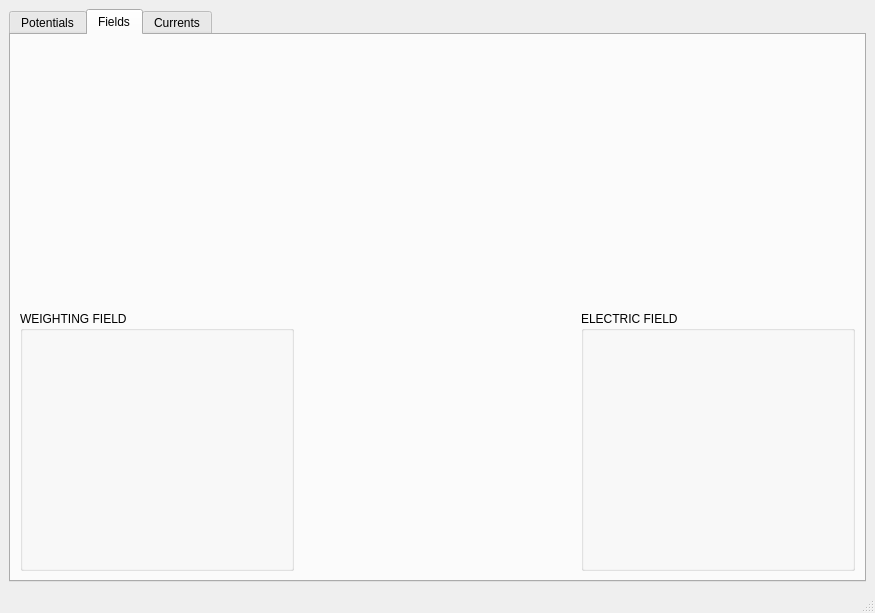
<?xml version="1.0" encoding="UTF-8"?>
<ui version="4.0">
 <class>MainWindow</class>
 <widget class="QMainWindow" name="MainWindow">
  <property name="geometry">
   <rect>
    <x>0</x>
    <y>0</y>
    <width>875</width>
    <height>613</height>
   </rect>
  </property>
  <property name="windowTitle">
   <string>WeightFEM</string>
  </property>
  <widget class="QWidget" name="centralwidget">
   <layout class="QVBoxLayout" name="verticalLayout">
    <item>
     <widget class="QTabWidget" name="tabs">
      <property name="currentIndex">
       <number>1</number>
      </property>
      <property name="usesScrollButtons">
       <bool>true</bool>
      </property>
      <widget class="QWidget" name="potentials_tab">
       <property name="enabled">
        <bool>true</bool>
       </property>
       <attribute name="title">
        <string>Potentials</string>
       </attribute>
       <layout class="QGridLayout" name="gridLayout">
        <item row="2" column="0">
         <widget class="QCustomPlot" name="electric_pot_qcp" native="true">
          <property name="minimumSize">
           <size>
            <width>300</width>
            <height>0</height>
           </size>
          </property>
         </widget>
        </item>
        <item row="0" column="1">
         <widget class="QGroupBox" name="detector_properties_layout">
          <property name="font">
           <font>
            <pointsize>9</pointsize>
            <weight>75</weight>
            <bold>true</bold>
           </font>
          </property>
          <property name="title">
           <string>DETECTOR PROPERTIES</string>
          </property>
          <layout class="QGridLayout" name="gridLayout_2">
           <item row="5" column="1">
            <widget class="QDoubleSpinBox" name="depletion_voltage_double_box">
             <property name="maximum">
              <double>1000.000000000000000</double>
             </property>
             <property name="value">
              <double>60.000000000000000</double>
             </property>
            </widget>
           </item>
           <item row="1" column="0">
            <widget class="QLabel" name="width_label">
             <property name="text">
              <string>Width</string>
             </property>
            </widget>
           </item>
           <item row="2" column="1">
            <widget class="QDoubleSpinBox" name="depth_double_box">
             <property name="maximum">
              <double>1000.000000000000000</double>
             </property>
             <property name="value">
              <double>200.000000000000000</double>
             </property>
            </widget>
           </item>
           <item row="5" column="0">
            <widget class="QLabel" name="depletion_voltage_label">
             <property name="text">
              <string>Depletion Voltage</string>
             </property>
            </widget>
           </item>
           <item row="1" column="1">
            <widget class="QDoubleSpinBox" name="width_double_box">
             <property name="maximum">
              <double>1000.000000000000000</double>
             </property>
             <property name="value">
              <double>30.000000000000000</double>
             </property>
            </widget>
           </item>
           <item row="2" column="0">
            <widget class="QLabel" name="depth_label">
             <property name="text">
              <string>Depth</string>
             </property>
            </widget>
           </item>
           <item row="3" column="0">
            <widget class="QLabel" name="bulk_type_label">
             <property name="text">
              <string>Bulk Type</string>
             </property>
            </widget>
           </item>
           <item row="0" column="0">
            <widget class="QLabel" name="pitch_label">
             <property name="text">
              <string>Pitch</string>
             </property>
            </widget>
           </item>
           <item row="0" column="1">
            <widget class="QDoubleSpinBox" name="pitch_double_box">
             <property name="value">
              <double>80.000000000000000</double>
             </property>
            </widget>
           </item>
           <item row="3" column="1">
            <widget class="QComboBox" name="bulk_type_combo_box">
             <item>
              <property name="text">
               <string>p</string>
              </property>
             </item>
             <item>
              <property name="text">
               <string>n</string>
              </property>
             </item>
            </widget>
           </item>
           <item row="4" column="0">
            <widget class="QLabel" name="implant_type_label">
             <property name="text">
              <string>Implant Type</string>
             </property>
            </widget>
           </item>
           <item row="4" column="1">
            <widget class="QComboBox" name="implant_type_combo_box">
             <item>
              <property name="text">
               <string>n</string>
              </property>
             </item>
             <item>
              <property name="text">
               <string>p</string>
              </property>
             </item>
            </widget>
           </item>
          </layout>
         </widget>
        </item>
        <item row="2" column="1">
         <widget class="QGroupBox" name="other_conf_layout">
          <property name="sizePolicy">
           <sizepolicy hsizetype="Maximum" vsizetype="Preferred">
            <horstretch>0</horstretch>
            <verstretch>0</verstretch>
           </sizepolicy>
          </property>
          <property name="font">
           <font>
            <pointsize>9</pointsize>
            <weight>75</weight>
            <bold>true</bold>
           </font>
          </property>
          <property name="title">
           <string>ADDITIONAL CONFIGURATION</string>
          </property>
          <layout class="QFormLayout" name="formLayout">
           <property name="fieldGrowthPolicy">
            <enum>QFormLayout::AllNonFixedFieldsGrow</enum>
           </property>
           <item row="0" column="0">
            <widget class="QLabel" name="bias_voltage_label">
             <property name="font">
              <font>
               <weight>75</weight>
               <bold>true</bold>
              </font>
             </property>
             <property name="text">
              <string>Bias Voltage</string>
             </property>
            </widget>
           </item>
           <item row="0" column="1">
            <widget class="QDoubleSpinBox" name="bias_voltage_double_box">
             <property name="maximum">
              <double>1000.000000000000000</double>
             </property>
             <property name="value">
              <double>150.000000000000000</double>
             </property>
            </widget>
           </item>
           <item row="1" column="0">
            <widget class="QLabel" name="nn_strips_label">
             <property name="text">
              <string>Neighbour Strips</string>
             </property>
            </widget>
           </item>
           <item row="1" column="1">
            <widget class="QSpinBox" name="nn_strips_int_box">
             <property name="maximum">
              <number>10</number>
             </property>
             <property name="value">
              <number>3</number>
             </property>
            </widget>
           </item>
           <item row="2" column="0">
            <widget class="QLabel" name="n_cellsx_label">
             <property name="font">
              <font>
               <weight>75</weight>
               <bold>true</bold>
              </font>
             </property>
             <property name="text">
              <string># Cells X</string>
             </property>
            </widget>
           </item>
           <item row="2" column="1">
            <widget class="QSpinBox" name="n_cellsx_int_box">
             <property name="maximum">
              <number>10000</number>
             </property>
             <property name="value">
              <number>150</number>
             </property>
            </widget>
           </item>
           <item row="3" column="0">
            <widget class="QLabel" name="n_cellsy_label">
             <property name="font">
              <font>
               <weight>75</weight>
               <bold>true</bold>
              </font>
             </property>
             <property name="text">
              <string># Cells Y</string>
             </property>
            </widget>
           </item>
           <item row="3" column="1">
            <widget class="QSpinBox" name="n_cellsy_int_box">
             <property name="maximum">
              <number>10000</number>
             </property>
             <property name="value">
              <number>150</number>
             </property>
            </widget>
           </item>
           <item row="6" column="0">
            <widget class="QProgressBar" name="fem_progress_bar">
             <property name="sizePolicy">
              <sizepolicy hsizetype="Expanding" vsizetype="Fixed">
               <horstretch>0</horstretch>
               <verstretch>0</verstretch>
              </sizepolicy>
             </property>
             <property name="value">
              <number>0</number>
             </property>
            </widget>
           </item>
           <item row="6" column="1">
            <widget class="QPushButton" name="solve_fem_button">
             <property name="text">
              <string>Solve FEM Problem</string>
             </property>
            </widget>
           </item>
           <item row="7" column="1">
            <layout class="QHBoxLayout" name="show_weighting_pot_buttons">
             <item>
              <widget class="QPushButton" name="show_weighting_pot_2d_button">
               <property name="text">
                <string>Show 2D</string>
               </property>
              </widget>
             </item>
             <item>
              <widget class="QPushButton" name="show_weighting_pot_3d_button">
               <property name="text">
                <string>Show 3D</string>
               </property>
              </widget>
             </item>
            </layout>
           </item>
           <item row="10" column="1">
            <layout class="QHBoxLayout" name="show_electric_pot_buttons">
             <item>
              <widget class="QPushButton" name="show_electric_pot_2d_button">
               <property name="text">
                <string>Show 2D</string>
               </property>
              </widget>
             </item>
             <item>
              <widget class="QPushButton" name="show_electric_pot_3d_button">
               <property name="text">
                <string>Show 3D</string>
               </property>
              </widget>
             </item>
            </layout>
           </item>
           <item row="10" column="0">
            <widget class="QLabel" name="show_electric_pot_label">
             <property name="text">
              <string>Electric Potential</string>
             </property>
            </widget>
           </item>
           <item row="7" column="0">
            <widget class="QLabel" name="show_weighting_pot_label">
             <property name="text">
              <string>Weighting Potential</string>
             </property>
            </widget>
           </item>
          </layout>
         </widget>
        </item>
        <item row="0" column="0">
         <widget class="QCustomPlot" name="weighting_pot_qcp" native="true">
          <property name="minimumSize">
           <size>
            <width>300</width>
            <height>0</height>
           </size>
          </property>
         </widget>
        </item>
       </layout>
      </widget>
      <widget class="QWidget" name="fields_tab">
       <property name="enabled">
        <bool>true</bool>
       </property>
       <attribute name="title">
        <string>Fields</string>
       </attribute>
       <layout class="QVBoxLayout" name="verticalLayout_2">
        <item>
         <layout class="QHBoxLayout" name="fields_top_layout">
          <item>
           <widget class="QCustomPlot" name="weighting_field_map_qcp" native="true"/>
          </item>
          <item>
           <widget class="QCustomPlot" name="electric_field_map_qcp" native="true"/>
          </item>
         </layout>
        </item>
        <item>
         <layout class="QHBoxLayout" name="fields_bottom_layout">
          <item>
           <widget class="QGroupBox" name="weighting_field_group">
            <property name="title">
             <string>WEIGHTING FIELD</string>
            </property>
           </widget>
          </item>
          <item>
           <widget class="QWidget" name="cut_field_qcp" native="true">
            <zorder>electric_field_group</zorder>
           </widget>
          </item>
          <item>
           <widget class="QGroupBox" name="electric_field_group">
            <property name="title">
             <string>ELECTRIC FIELD</string>
            </property>
           </widget>
          </item>
         </layout>
        </item>
       </layout>
      </widget>
      <widget class="QWidget" name="currents_tab">
       <property name="sizePolicy">
        <sizepolicy hsizetype="Maximum" vsizetype="Maximum">
         <horstretch>0</horstretch>
         <verstretch>0</verstretch>
        </sizepolicy>
       </property>
       <property name="maximumSize">
        <size>
         <width>16777215</width>
         <height>499</height>
        </size>
       </property>
       <attribute name="title">
        <string>Currents</string>
       </attribute>
       <layout class="QGridLayout" name="gridLayout_3">
        <property name="sizeConstraint">
         <enum>QLayout::SetNoConstraint</enum>
        </property>
        <item row="0" column="0">
         <widget class="QCustomPlot" name="carrier_map_qcp" native="true">
          <property name="sizePolicy">
           <sizepolicy hsizetype="Expanding" vsizetype="Expanding">
            <horstretch>0</horstretch>
            <verstretch>0</verstretch>
           </sizepolicy>
          </property>
         </widget>
        </item>
        <item row="0" column="1">
         <widget class="QGroupBox" name="s_carrier_group_box">
          <property name="sizePolicy">
           <sizepolicy hsizetype="Expanding" vsizetype="Expanding">
            <horstretch>0</horstretch>
            <verstretch>0</verstretch>
           </sizepolicy>
          </property>
          <property name="title">
           <string>SINGLE CARRIER</string>
          </property>
          <layout class="QFormLayout" name="formLayout_2">
           <item row="1" column="0">
            <widget class="QLabel" name="s_carrier_q_label">
             <property name="text">
              <string>&lt;html&gt;&lt;head/&gt;&lt;body&gt;&lt;p&gt;&lt;span style=&quot; font-weight:600;&quot;&gt;q&lt;/span&gt; (e units)&lt;/p&gt;&lt;/body&gt;&lt;/html&gt;</string>
             </property>
            </widget>
           </item>
           <item row="6" column="1">
            <widget class="QPushButton" name="s_carrier_button">
             <property name="text">
              <string>Generate and Drift</string>
             </property>
            </widget>
           </item>
           <item row="2" column="0">
            <widget class="QLabel" name="s_carrier_x_pos_label">
             <property name="text">
              <string>X Position (mum)</string>
             </property>
            </widget>
           </item>
           <item row="3" column="0">
            <widget class="QLabel" name="s_carrier_y_pos_label">
             <property name="text">
              <string>Y Position (mum)</string>
             </property>
            </widget>
           </item>
           <item row="0" column="0">
            <widget class="QLabel" name="s_carrier_type_label">
             <property name="text">
              <string>Carrier type</string>
             </property>
            </widget>
           </item>
           <item row="0" column="1">
            <widget class="QComboBox" name="s_carrier_type">
             <item>
              <property name="text">
               <string>electron+hole</string>
              </property>
             </item>
             <item>
              <property name="text">
               <string>electron</string>
              </property>
             </item>
             <item>
              <property name="text">
               <string>hole</string>
              </property>
             </item>
            </widget>
           </item>
           <item row="2" column="1">
            <widget class="QDoubleSpinBox" name="s_carrier_x_pos_box">
             <property name="maximum">
              <double>10000.000000000000000</double>
             </property>
             <property name="value">
              <double>300.000000000000000</double>
             </property>
            </widget>
           </item>
           <item row="3" column="1">
            <widget class="QDoubleSpinBox" name="s_carrier_y_pos_box">
             <property name="maximum">
              <double>1000.000000000000000</double>
             </property>
             <property name="value">
              <double>100.000000000000000</double>
             </property>
            </widget>
           </item>
           <item row="1" column="1">
            <widget class="QSpinBox" name="s_carrier_q_box">
             <property name="maximum">
              <number>100000</number>
             </property>
             <property name="value">
              <number>1</number>
             </property>
            </widget>
           </item>
           <item row="5" column="1">
            <widget class="QDoubleSpinBox" name="s_carrier_max_time_box">
             <property name="value">
              <double>10.000000000000000</double>
             </property>
            </widget>
           </item>
           <item row="4" column="1">
            <widget class="QDoubleSpinBox" name="s_carrier_time_step_box">
             <property name="maximum">
              <double>10000.000000000000000</double>
             </property>
             <property name="value">
              <double>10.000000000000000</double>
             </property>
            </widget>
           </item>
           <item row="4" column="0">
            <widget class="QLabel" name="s_carrier_time_step_label">
             <property name="text">
              <string>Time Step (ps)</string>
             </property>
            </widget>
           </item>
           <item row="5" column="0">
            <widget class="QLabel" name="s_carrier_max_time_label">
             <property name="text">
              <string>Max TIme (ns)</string>
             </property>
            </widget>
           </item>
           <item row="6" column="0">
            <widget class="QLabel" name="s_carrier_n_steps_label">
             <property name="text">
              <string># Steps</string>
             </property>
            </widget>
           </item>
          </layout>
         </widget>
        </item>
        <item row="1" column="0">
         <widget class="QCustomPlot" name="carrier_curr_qcp" native="true">
          <property name="sizePolicy">
           <sizepolicy hsizetype="Expanding" vsizetype="Expanding">
            <horstretch>0</horstretch>
            <verstretch>0</verstretch>
           </sizepolicy>
          </property>
          <property name="minimumSize">
           <size>
            <width>300</width>
            <height>0</height>
           </size>
          </property>
         </widget>
        </item>
        <item row="1" column="1">
         <widget class="QGroupBox" name="groupBox_2">
          <property name="sizePolicy">
           <sizepolicy hsizetype="Expanding" vsizetype="Expanding">
            <horstretch>0</horstretch>
            <verstretch>0</verstretch>
           </sizepolicy>
          </property>
          <property name="title">
           <string>CONSTANT CARRIER DISTRIBUTION THROUGH A LINE</string>
          </property>
          <layout class="QGridLayout" name="gridLayout_4">
           <item row="1" column="1">
            <layout class="QHBoxLayout" name="l_carrier_end_point">
             <item>
              <widget class="QDoubleSpinBox" name="l_carrier_endx_box">
               <property name="maximum">
                <double>1000.000000000000000</double>
               </property>
              </widget>
             </item>
             <item>
              <widget class="QDoubleSpinBox" name="l_carrier_endy_box">
               <property name="maximum">
                <double>1000.000000000000000</double>
               </property>
              </widget>
             </item>
            </layout>
           </item>
           <item row="2" column="0">
            <widget class="QLabel" name="label_3">
             <property name="text">
              <string>Carrier Separation (mum)</string>
             </property>
            </widget>
           </item>
           <item row="1" column="0">
            <widget class="QLabel" name="label_2">
             <property name="text">
              <string>End Point (mum)</string>
             </property>
            </widget>
           </item>
           <item row="2" column="1">
            <widget class="QDoubleSpinBox" name="l_carrier_sep_box">
             <property name="maximum">
              <double>100.000000000000000</double>
             </property>
            </widget>
           </item>
           <item row="0" column="0">
            <widget class="QLabel" name="label">
             <property name="text">
              <string>Start Point (mum)</string>
             </property>
            </widget>
           </item>
           <item row="0" column="1">
            <layout class="QHBoxLayout" name="l_carrier_start_point">
             <item>
              <widget class="QDoubleSpinBox" name="l_carrier_startx_box">
               <property name="maximum">
                <double>1000.000000000000000</double>
               </property>
              </widget>
             </item>
             <item>
              <widget class="QDoubleSpinBox" name="l_carrier_starty_box">
               <property name="maximum">
                <double>1000.000000000000000</double>
               </property>
              </widget>
             </item>
            </layout>
           </item>
           <item row="3" column="1">
            <widget class="QPushButton" name="l_carrier_button">
             <property name="text">
              <string>Generate and Drift</string>
             </property>
            </widget>
           </item>
           <item row="3" column="0">
            <widget class="QPushButton" name="view_carrier_line_button">
             <property name="text">
              <string>View Line</string>
             </property>
            </widget>
           </item>
          </layout>
         </widget>
        </item>
       </layout>
      </widget>
     </widget>
    </item>
   </layout>
  </widget>
  <widget class="QMenuBar" name="menubar">
   <property name="geometry">
    <rect>
     <x>0</x>
     <y>0</y>
     <width>875</width>
     <height>23</height>
    </rect>
   </property>
  </widget>
  <widget class="QStatusBar" name="statusbar"/>
 </widget>
 <customwidgets>
  <customwidget>
   <class>QCustomPlot</class>
   <extends>QWidget</extends>
   <header>qcustomplot.h</header>
   <container>1</container>
  </customwidget>
 </customwidgets>
 <tabstops>
  <tabstop>n_cellsx_int_box</tabstop>
  <tabstop>bias_voltage_double_box</tabstop>
  <tabstop>n_cellsy_int_box</tabstop>
  <tabstop>solve_fem_button</tabstop>
  <tabstop>implant_type_combo_box</tabstop>
  <tabstop>nn_strips_int_box</tabstop>
  <tabstop>pitch_double_box</tabstop>
  <tabstop>width_double_box</tabstop>
  <tabstop>depth_double_box</tabstop>
  <tabstop>bulk_type_combo_box</tabstop>
  <tabstop>depletion_voltage_double_box</tabstop>
 </tabstops>
 <resources/>
 <connections/>
</ui>
